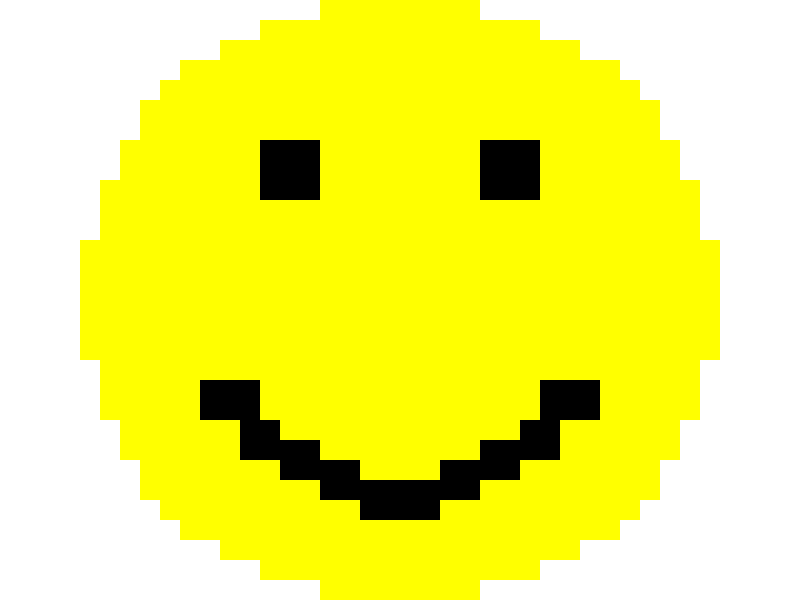

This is a level from a 2D game, rendered from its Tiled map with the project's own tilesets. A one-line summary and the map file follow, with tile-layer data summarised:
An orthogonal 40x30 tile map with 20x20 px tiles, 1 tile layer (Image), 1 hidden layer not drawn.

<map version="1.0" orientation="orthogonal" width="40" height="30" tilewidth="20" tileheight="20">
 <tileset firstgid="1" name="colours" tilewidth="20" tileheight="20">
  <image source="colours.png" width="100" height="40" />
 </tileset>
 <layer name="Image" width="40" height="30">
  <data>[1200 cells, 1200 non-empty, 3 distinct tile ids]</data>
 </layer>
 <layer name="Collisions" width="40" height="30" visible="0">
  <data>[1200 cells, 62 non-empty, 1 distinct tile ids]</data>
 </layer>
</map>
